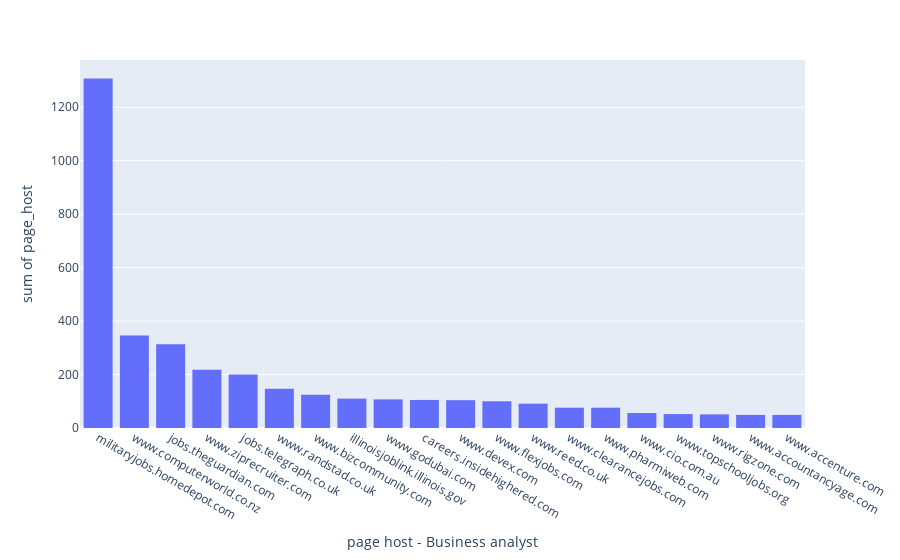

The code cell stored with this chart in its notebook:
### Code cell
top_pages = df[df['title']=='business analyst']["page_host"].value_counts()[:20].to_frame()

fig = px.histogram(
    top_pages,
    x=top_pages.index,
    y="page_host",
    labels={"sum of page_host": "frequency", "index": "page host - Business analyst"},
).update_xaxes(
    categoryorder="total descending",
)

fig

### Figure 1 — Plotly figure (JSON) as saved in the notebook; plotly's stock layout.template omitted (floating-point values rounded to 4 significant figures)
{"data": [{"alignmentgroup": "True", "bingroup": "x", "histfunc": "sum", "hovertemplate": "page host - Business analyst=%{x}<br>sum of page_host=%{y}<extra></extra>", "legendgroup": "", "marker": {"color": "#636efa", "pattern": {"shape": ""}}, "name": "", "offsetgroup": "", "orientation": "v", "showlegend": false, "type": "histogram", "x": ["militaryjobs.homedepot.com", "www.computerworld.co.nz", "jobs.theguardian.com", "www.ziprecruiter.com", "jobs.telegraph.co.uk", "www.randstad.co.uk", "www.bizcommunity.com", "illinoisjoblink.illinois.gov", "www.godubai.com", "careers.insidehighered.com", "www.devex.com", "www.flexjobs.com", "www.reed.co.uk", "www.clearancejobs.com", "www.pharmiweb.com", "www.cio.com.au", "www.topschooljobs.org", "www.rigzone.com", "www.accountancyage.com", "www.accenture.com"], "xaxis": "x", "y": [1308, 346, 313, 218, 200, 147, 124, 110, 107, 105, 104, 100, 91, 76, 76, 56, 52, 51, 49, 49], "yaxis": "y"}], "layout": {"autosize": true, "barmode": "relative", "legend": {"tracegroupgap": 0}, "margin": {"t": 60}, "xaxis": {"anchor": "y", "autorange": true, "categoryorder": "total descending", "domain": [0, 1], "range": [-0.5, 19.5], "title": {"text": "page host - Business analyst"}, "type": "category"}, "yaxis": {"anchor": "x", "autorange": true, "domain": [0, 1], "range": [0, 1377.0], "title": {"text": "sum of page_host"}, "type": "linear"}}}
